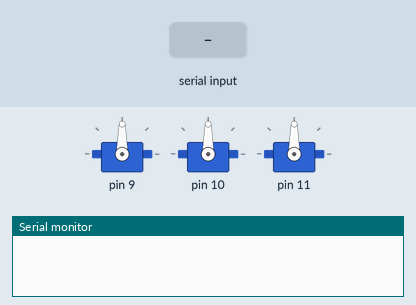
Bench run of a sketch on a simulated Arduino Uno, built with avr-gcc and run on an emulated ATmega328P. On the bench: 3 × servo, the last lines printed to the serial monitor. The inputs (shaded band) are chosen by the test bench.

Above: at 1.2 s.
1.3 s: "200\n" received over Serial
At 3.5 s:
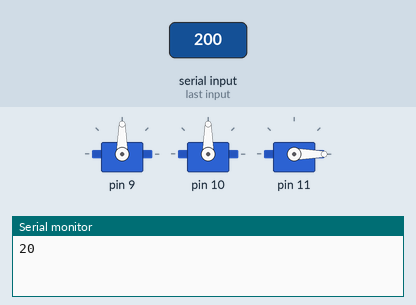
Timing chart, 0 to 5.0 s (numbered marks = the images above; inputs shaded):
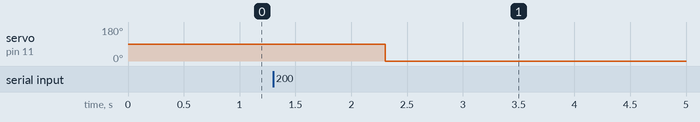

Measured:
- after the input at 1.3 s, servo on pin 11: 90° → 0° after 1.0 s

The sketch:

OBJ_Auto_SCAN_Arduino.ino
```cpp
/*
 Name:		OBJ_Auto_SCAN_Arduino.ino
 Created:	2018/2/14 上午 03:44:01
 Author:	qaz74
*/

#include <Servo.h>
#include <ArduinoSTL.h>
#include <MyServo.h>
#include <MyServoFactory.h>

#define MAX_DEGREE 180
#define MIN_DEGREE 0

MyServoFactory* servoFactory;
MyServo* servo;
int servoId;
int degree;

void setup() {
	Serial.begin(9600);
	servoFactory = new MyServoFactory(3);
	servoFactory->GetServo(0)->SetPinNumber(9);
	servoFactory->GetServo(1)->SetPinNumber(10);
	servoFactory->GetServo(2)->SetPinNumber(11);
}

void loop() {
	if (Serial.available() >= 2)
	{
		servoId = Serial.read() - 48;
		degree = Serial.readString().toInt();
		if (servoFactory->IsServoExist(servoId))	//	Check servo exist
		{
			if (degree <= MAX_DEGREE && degree >= MIN_DEGREE)	//	Check degree is 0~180
			{
				servo = servoFactory->GetServo(servoId);
				servo->SetDegree(degree);
				Serial.print(servoId);
				Serial.print(servo->GetDegree());
			}
		}
	}
}
```
